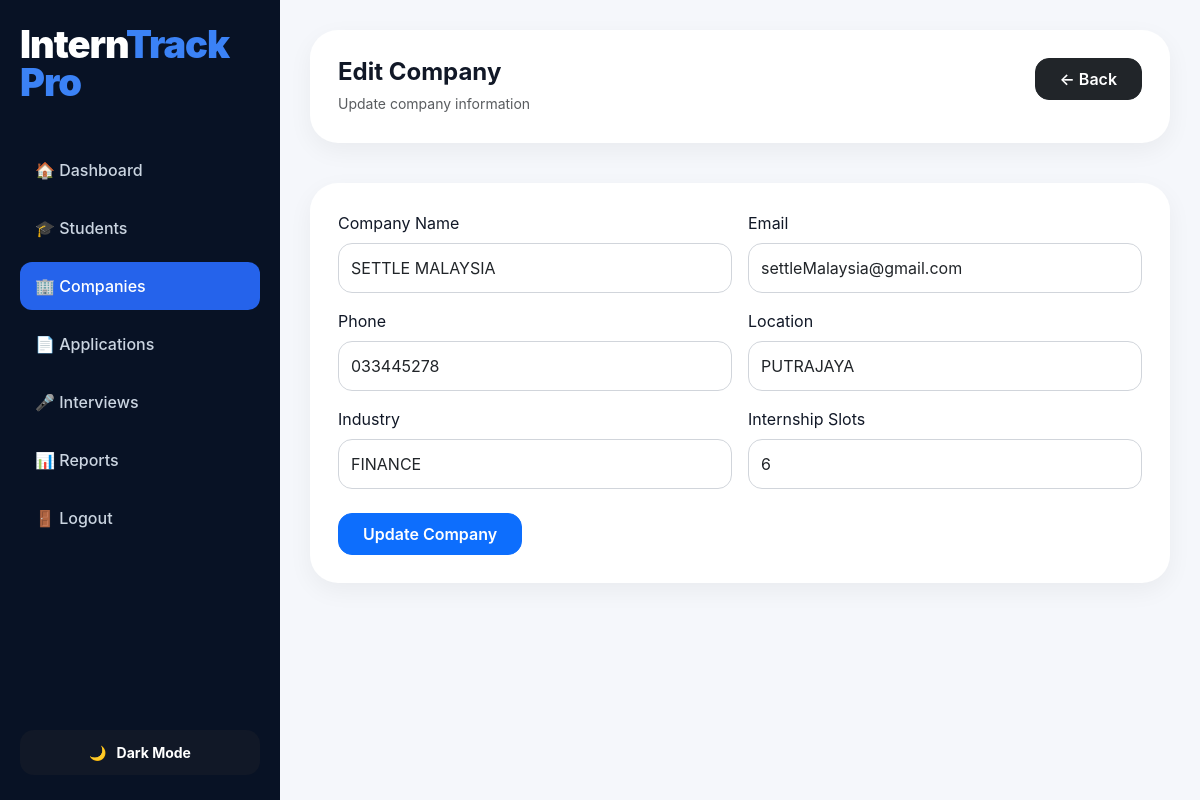
Page /edit_company.php?id=8 (signed in) on the committed database.
### tables this page shows
CREATE TABLE `companies` (
  `id` int(11) NOT NULL,
  `company_name` varchar(100) NOT NULL,
  `email` varchar(100) NOT NULL,
  `phone` varchar(20) NOT NULL,
  `location` varchar(100) NOT NULL,
  `industry` varchar(100) NOT NULL,
  `internship_slots` int(11) NOT NULL,
  `created_at` timestamp NOT NULL DEFAULT current_timestamp()
);

### edit_company.php (the view, shortened to what this page needs)
<?php
include "config/db.php";
$id = intval($_GET['id']);
$get = mysqli_query($conn, "SELECT * FROM companies WHERE id='$id'");
$row = mysqli_fetch_assoc($get);
?>
<!DOCTYPE html>
<html lang="en">
<head>
<link href="https://cdn.jsdelivr.net/npm/bootstrap@5.3.3/dist/css/bootstrap.min.css" rel="stylesheet">
<link rel="stylesheet" href="assets/css/sidebar.css">
<link rel="stylesheet" href="assets/css/dashboard.css">
</head>
<body>
<?php include "includes/sidebar.php"; ?>
<div class="main-content">
    <div class="topbar box">
        <div>
            <h4 class="fw-bold mb-1">Edit Company</h4>
            <small class="text-muted">Update company information</small>
        </div>
        <a href="companies.php" class="btn btn-dark px-4 py-2">
            ← Back
        </a>
    </div>
    <div class="box mt-4">
        <form method="POST">
            <div class="row g-3">
                <div class="col-md-6">
                    <label class="form-label">Company Name</label>
                    <input type="text" name="company_name" class="form-control"
                           value="<?php echo htmlspecialchars($row['company_name']); ?>" required>
                </div>
                <div class="col-md-6">
                    <label class="form-label">Email</label>
                    <input type="email" name="email" class="form-control"
                           value="<?php echo htmlspecialchars($row['email']); ?>" required>
                </div>
                <div class="col-md-6">
                    <label class="form-label">Phone</label>
                    <input type="text" name="phone" class="form-control"
                           value="<?php echo htmlspecialchars($row['phone']); ?>" required>
                </div>
                <div class="col-md-6">
                    <label class="form-label">Location</label>
                    <input type="text" name="location" class="form-control"
                           value="<?php echo htmlspecialchars($row['location']); ?>" required>
                </div>
                <div class="col-md-6">
                    <label class="form-label">Industry</label>
                    <input type="text" name="industry" class="form-control"
                           value="<?php echo htmlspecialchars($row['industry']); ?>" required>
                </div>
                <div class="col-md-6">
                    <label class="form-label">Internship Slots</label>
                    <input type="number" name="internship_slots" class="form-control"
                           value="<?php echo htmlspecialchars($row['internship_slots']); ?>" required>
                </div>
            </div>
            <div class="mt-4">
                <button type="submit" name="update_company" class="btn btn-primary px-4 py-2">
                    Update Company
                </button>
            </div>
        </form>
    </div>
</div>
</body>
</html>

### assets/css/dashboard.css (style rules this page uses)
html, body { max-width: 100%; overflow-x: hidden; }
body { font-family: 'Inter', sans-serif; background: #f4f6fb; margin: 0; color: #111827; transition: all 0.3s ease; }
body, .sidebar, .topbar, .box, .card-box, .card, .card-body, .main-content, .table, .form-control, input, select, textarea { transition: all 0.3s ease; }
.main-content { margin-left: 280px; padding: 30px; background: #f5f7fb; min-height: 100vh; }
.topbar { display: flex; justify-content: space-between; align-items: flex-start; margin-bottom: 40px; }
.box { background: #ffffff; border-radius: 28px; padding: 28px; box-shadow: 0 8px 25px rgba(0, 0, 0, 0.05); }
.form-control, input, select, textarea { border-radius: 14px; padding: 12px; border: 1px solid #d1d5db; outline: none; }
.btn { border-radius: 14px; font-weight: 600; }

### rows in the picture
companies: company_name "SETTLE MALAYSIA", email "settleMalaysia@gmail.com", phone "033445278", location "PUTRAJAYA", industry "FINANCE", internship_slots "6"
